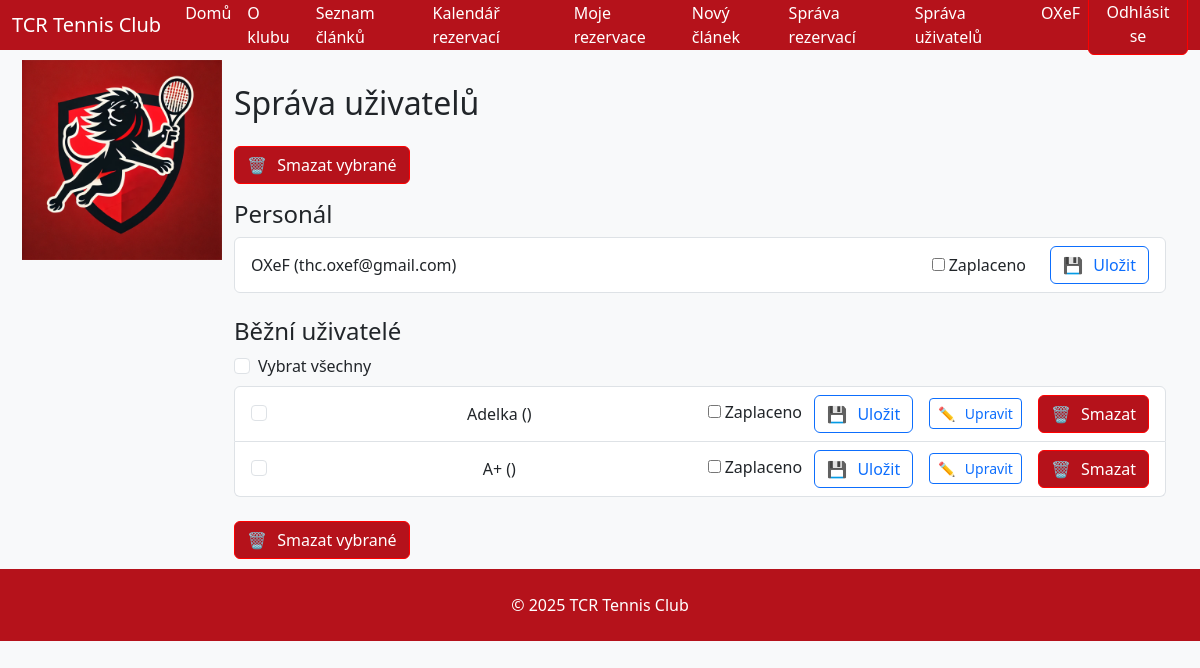
Before: /manage-users/ (signed in) with the older database file.
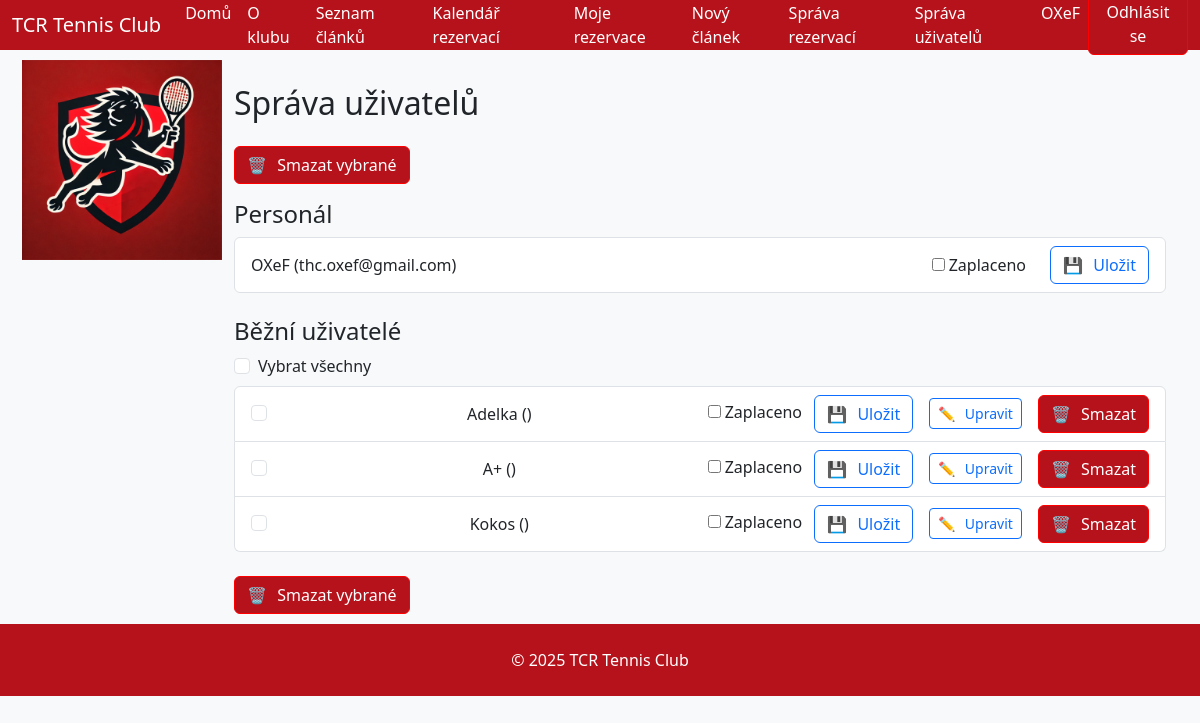
After: the same page with the newer database file.
### users/models.py (models this page shows, shortened)
class CustomUser(AbstractUser):
    membership_paid = models.BooleanField(default=False, verbose_name="Zaplacený členský příspěvek")
    roles = models.ManyToManyField(Role, through='UserRole', related_name="users", blank=True)
    membership_paid = models.BooleanField(default=False, verbose_name="Zaplacený členský příspěvek")
    roles = models.ManyToManyField(Role, through='UserRole', related_name="users", blank=True)
    phone_number = models.CharField(
        max_length=20,
        verbose_name="Telefonní číslo",
        validators=[
            RegexValidator(r'^\+?[\d\s]+$', 'Zadejte platné telefonní číslo.')
            ],
        blank=False,
        null=False
    )

### users/views.py (the view, shortened to what this page needs)
# urls.py: path('manage-users/', user_management, name='user_management'),
@staff_member_required
def user_management(request):
    staff_users = User.objects.filter(is_staff=True)
    regular_users = User.objects.filter(is_staff=False)
    return render(request, 'users/user_management.html', {
        'staff_users': staff_users,
        'regular_users': regular_users,
    })

### users/templates/users/user_management.html (shortened to what this page needs)
{% extends 'base.html' %}
{% load static %}
{% block content %}
<div class="container mt-4">
  <h2 class="mb-4">Správa uživatelů</h2>
  <form method="post" action="{% url 'delete_users_bulk' %}" id="bulk-delete-form">
    <button type="submit" class="btn btn-custom mb-3" onclick="return confirmBulkDelete();">
      <i class="icon-delete"></i> Smazat vybrané
    </button>
    <h4>Personál</h4>
    <ul class="list-group mb-4">
      {% for user in staff_users %}
        <li class="list-group-item d-flex justify-content-between align-items-center">
          {{ user.username }} ({{ user.email }})
          <div class="d-flex align-items-center gap-3">
            <form method="post" action="{% url 'user_management' %}">
              <label class="me-2">
                <input type="checkbox" name="paid_{{ user.id }}" {% if user.membership_paid %}checked{% endif %}>
                Zaplaceno
              </label>
              <button type="submit" class="btn btn-custom2">
                <i class="icon-save"></i> Uložit
              </button>
            </form>
          </div>
        </li>
      {% empty %}
        <li class="list-group-item">Žádní zaměstnanci.</li>
      {% endfor %}
    </ul>
    <h4>Běžní uživatelé</h4>
    <div class="form-check mb-2">
      <input type="checkbox" class="form-check-input" id="select-all" onclick="toggleAllUsers(this)">
      <label for="select-all" class="form-check-label">Vybrat všechny</label>
    </div>
    <ul class="list-group mb-4">
      {% for user in regular_users %}
        <li class="list-group-item d-flex justify-content-between align-items-center">
          <div class="form-check me-3">
            <input class="form-check-input" type="checkbox" name="user_ids_to_delete" value="{{ user.id }}">
          </div>
          {{ user.username }} ({{ user.email }})
          <div class="d-flex align-items-center gap-3">
            <form method="post" action="{% url 'user_management' %}">
              <label class="me-2">
                <input type="checkbox" name="paid_{{ user.id }}" {% if user.membership_paid %}checked{% endif %}>
                Zaplaceno
              </label>
              <button type="submit" class="btn btn-custom2">
                <i class="icon-save"></i> Uložit
              </button>
            </form>
            {% if user != request.user %}
              <a href="{% url 'admin_edit_user' user.id %}" class="btn btn-outline-primary btn-sm">
                <i class="icon-edit"></i> Upravit
              </a>
              <form method="post" action="{% url 'delete_user' user.id %}" onsubmit="return confirmSingleDelete();">
                <button type="submit" class="btn btn-custom">
                  <i class="icon-delete"></i> Smazat
                </button>
              </form>
            {% endif %}
          </div>
        </li>
      {% empty %}
        <li class="list-group-item">Žádní běžní uživatelé.</li>
      {% endfor %}
    </ul>
    <button type="submit" class="btn btn-custom" onclick="return confirmBulkDelete();">
      <i class="icon-delete"></i> Smazat vybrané
    </button>
  </form>
</div>
{% endblock %}

### core/templates/header.html (shortened to what this page needs)
{% load static %}
<header>
  <nav class="navbar navbar-expand-lg" style="background-color: #b5121b; height: 50px;">
    <div class="container-fluid">
      <a class="navbar-brand text-white" href="{% url 'home' %}">TCR Tennis Club</a>
      <div class="collapse navbar-collapse" id="navbarSupportedContent">
        <ul class="navbar-nav ms-auto mb-2 mb-lg-0">
          <li class="nav-item"><a class="nav-link text-white" href="{% url 'home' %}">Domů</a></li>
          <li class="nav-item"><a class="nav-link text-white" href="{% url 'about' %}">O klubu</a></li>
          <li class="nav-item"><a class="nav-link text-white" href="{% url 'article_list' %}">Seznam článků</a></li>
          <li class="nav-item"><a class="nav-link text-white" href="{% url 'calendar' %}">Kalendář rezervací</a></li>
          <li class="nav-item"><a class="nav-link text-white" href="{% url 'my_reservations' %}">Moje rezervace</a></li>
          {% if user.is_authenticated and user.is_staff %}
            <li class="nav-item"><a class="nav-link text-white" href="{% url 'article_create' %}">Nový článek</a></li>
            <li class="nav-item"><a class="nav-link text-white" href="{% url 'admin_reservations' %}">Správa rezervací</a></li>
            <li class="nav-item"><a class="nav-link text-white" href="{% url 'user_management' %}">Správa uživatelů</a></li>
          {% endif %}
          {% if user.is_authenticated %}
            <li class="nav-item"><a class="nav-link text-white" href="{% url 'profile' %}">
                {{ user.get_full_name|default:user.username }}
              </a>
            </li>
            <form action="{% url 'logout' %}" method="post" style="display:inline;">
              <button type="submit" class="btn btn-custom">Odhlásit se</button>
            </form>
          {% endif %}
        </ul>
      </div>
    </div>
  </nav>
</header>

Changed rows visible on the page:
added CustomUser: username "Kokos", shown under "Běžní uživatelé"
